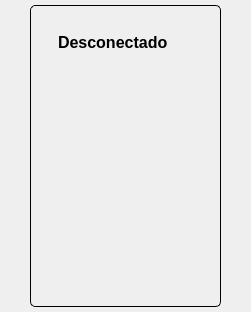
<?xml version="1.0" encoding="UTF-8"?>
<ui version="4.0">
 <class>Form</class>
 <widget class="QWidget" name="Form">
  <property name="geometry">
   <rect>
    <x>0</x>
    <y>0</y>
    <width>241</width>
    <height>312</height>
   </rect>
  </property>
  <property name="windowTitle">
   <string>Form</string>
  </property>
  <layout class="QHBoxLayout" name="horizontalLayout">
   <property name="leftMargin">
    <number>30</number>
   </property>
   <property name="topMargin">
    <number>5</number>
   </property>
   <property name="rightMargin">
    <number>30</number>
   </property>
   <property name="bottomMargin">
    <number>5</number>
   </property>
   <item>
    <widget class="QWidget" name="panel" native="true">
     <property name="styleSheet">
      <string notr="true">QWidget#panel{
border-radius: 5px; 
border: 1px solid black;}</string>
     </property>
     <layout class="QVBoxLayout" name="verticalLayout_2">
      <property name="leftMargin">
       <number>15</number>
      </property>
      <property name="topMargin">
       <number>10</number>
      </property>
      <property name="rightMargin">
       <number>15</number>
      </property>
      <property name="bottomMargin">
       <number>10</number>
      </property>
      <item>
       <layout class="QGridLayout" name="glMonitor">
        <item row="1" column="1">
         <widget class="QLabel" name="lbPaciente">
          <property name="maximumSize">
           <size>
            <width>120</width>
            <height>32</height>
           </size>
          </property>
          <property name="font">
           <font>
            <underline>true</underline>
           </font>
          </property>
          <property name="cursor">
           <cursorShape>PointingHandCursor</cursorShape>
          </property>
          <property name="styleSheet">
           <string notr="true">color: rgb(0, 0, 255);
text-decoration: underline;</string>
          </property>
          <property name="text">
           <string/>
          </property>
         </widget>
        </item>
        <item row="1" column="0">
         <widget class="QLabel" name="imgPaciente">
          <property name="maximumSize">
           <size>
            <width>32</width>
            <height>32</height>
           </size>
          </property>
          <property name="text">
           <string/>
          </property>
          <property name="pixmap">
           <pixmap>icones/img_paciente.png</pixmap>
          </property>
         </widget>
        </item>
        <item row="3" column="1">
         <widget class="QLabel" name="lbO2">
          <property name="maximumSize">
           <size>
            <width>120</width>
            <height>32</height>
           </size>
          </property>
          <property name="font">
           <font>
            <pointsize>12</pointsize>
            <weight>75</weight>
            <italic>false</italic>
            <bold>true</bold>
           </font>
          </property>
          <property name="text">
           <string/>
          </property>
         </widget>
        </item>
        <item row="4" column="2">
         <widget class="QLabel" name="alertTemperatura">
          <property name="maximumSize">
           <size>
            <width>32</width>
            <height>32</height>
           </size>
          </property>
          <property name="text">
           <string/>
          </property>
          <property name="pixmap">
           <pixmap>icones/img_alert.png</pixmap>
          </property>
         </widget>
        </item>
        <item row="2" column="2">
         <widget class="QLabel" name="alertPressao">
          <property name="minimumSize">
           <size>
            <width>32</width>
            <height>0</height>
           </size>
          </property>
          <property name="maximumSize">
           <size>
            <width>32</width>
            <height>32</height>
           </size>
          </property>
          <property name="text">
           <string/>
          </property>
          <property name="pixmap">
           <pixmap>icones/img_alert.png</pixmap>
          </property>
          <property name="alignment">
           <set>Qt::AlignRight|Qt::AlignTrailing|Qt::AlignVCenter</set>
          </property>
         </widget>
        </item>
        <item row="2" column="0">
         <widget class="QLabel" name="imgPressao">
          <property name="maximumSize">
           <size>
            <width>32</width>
            <height>32</height>
           </size>
          </property>
          <property name="text">
           <string/>
          </property>
          <property name="pixmap">
           <pixmap>icones/img_pressao1.png</pixmap>
          </property>
         </widget>
        </item>
        <item row="2" column="1">
         <widget class="QLabel" name="lbPressao">
          <property name="maximumSize">
           <size>
            <width>120</width>
            <height>32</height>
           </size>
          </property>
          <property name="font">
           <font>
            <pointsize>12</pointsize>
            <weight>75</weight>
            <italic>false</italic>
            <bold>true</bold>
           </font>
          </property>
          <property name="text">
           <string/>
          </property>
         </widget>
        </item>
        <item row="5" column="1">
         <widget class="QLabel" name="lbFC">
          <property name="maximumSize">
           <size>
            <width>120</width>
            <height>32</height>
           </size>
          </property>
          <property name="font">
           <font>
            <pointsize>12</pointsize>
            <weight>75</weight>
            <italic>false</italic>
            <bold>true</bold>
           </font>
          </property>
          <property name="text">
           <string/>
          </property>
          <property name="textFormat">
           <enum>Qt::RichText</enum>
          </property>
         </widget>
        </item>
        <item row="5" column="2">
         <widget class="QLabel" name="alertFC">
          <property name="maximumSize">
           <size>
            <width>32</width>
            <height>32</height>
           </size>
          </property>
          <property name="text">
           <string/>
          </property>
          <property name="pixmap">
           <pixmap>icones/img_alert.png</pixmap>
          </property>
         </widget>
        </item>
        <item row="6" column="0">
         <widget class="QLabel" name="imgECGStatus">
          <property name="maximumSize">
           <size>
            <width>32</width>
            <height>32</height>
           </size>
          </property>
          <property name="text">
           <string/>
          </property>
          <property name="pixmap">
           <pixmap>icones/ecg.png</pixmap>
          </property>
         </widget>
        </item>
        <item row="4" column="1">
         <widget class="QLabel" name="lbTemperatura">
          <property name="maximumSize">
           <size>
            <width>120</width>
            <height>32</height>
           </size>
          </property>
          <property name="font">
           <font>
            <pointsize>12</pointsize>
            <weight>75</weight>
            <italic>false</italic>
            <bold>true</bold>
           </font>
          </property>
          <property name="text">
           <string/>
          </property>
         </widget>
        </item>
        <item row="6" column="2">
         <widget class="QLabel" name="alertECGStatus">
          <property name="maximumSize">
           <size>
            <width>32</width>
            <height>32</height>
           </size>
          </property>
          <property name="text">
           <string/>
          </property>
          <property name="pixmap">
           <pixmap>icones/img_alert.png</pixmap>
          </property>
         </widget>
        </item>
        <item row="4" column="0">
         <widget class="QLabel" name="imgTemperatura">
          <property name="maximumSize">
           <size>
            <width>32</width>
            <height>32</height>
           </size>
          </property>
          <property name="text">
           <string/>
          </property>
          <property name="pixmap">
           <pixmap>icones/img_temperatura2.png</pixmap>
          </property>
         </widget>
        </item>
        <item row="5" column="0">
         <widget class="QLabel" name="imgFC">
          <property name="maximumSize">
           <size>
            <width>32</width>
            <height>32</height>
           </size>
          </property>
          <property name="text">
           <string/>
          </property>
          <property name="pixmap">
           <pixmap>icones/img_fc.png</pixmap>
          </property>
         </widget>
        </item>
        <item row="3" column="0">
         <widget class="QLabel" name="imgO2">
          <property name="maximumSize">
           <size>
            <width>32</width>
            <height>32</height>
           </size>
          </property>
          <property name="text">
           <string/>
          </property>
          <property name="pixmap">
           <pixmap>icones/img_spo.png</pixmap>
          </property>
         </widget>
        </item>
        <item row="0" column="0">
         <widget class="QLabel" name="imgMonitor">
          <property name="maximumSize">
           <size>
            <width>32</width>
            <height>32</height>
           </size>
          </property>
          <property name="text">
           <string/>
          </property>
          <property name="pixmap">
           <pixmap>icones/img_monitor1.png</pixmap>
          </property>
         </widget>
        </item>
        <item row="1" column="2">
         <spacer name="horizontalSpacer_3">
          <property name="orientation">
           <enum>Qt::Horizontal</enum>
          </property>
          <property name="sizeType">
           <enum>QSizePolicy::Expanding</enum>
          </property>
          <property name="sizeHint" stdset="0">
           <size>
            <width>37</width>
            <height>32</height>
           </size>
          </property>
         </spacer>
        </item>
        <item row="6" column="1">
         <widget class="QLabel" name="lbECGStatus">
          <property name="maximumSize">
           <size>
            <width>120</width>
            <height>32</height>
           </size>
          </property>
          <property name="font">
           <font>
            <pointsize>12</pointsize>
            <weight>75</weight>
            <italic>false</italic>
            <bold>true</bold>
           </font>
          </property>
          <property name="text">
           <string/>
          </property>
         </widget>
        </item>
        <item row="3" column="2">
         <widget class="QLabel" name="alertO2">
          <property name="maximumSize">
           <size>
            <width>32</width>
            <height>32</height>
           </size>
          </property>
          <property name="text">
           <string/>
          </property>
          <property name="pixmap">
           <pixmap>icones/img_alert.png</pixmap>
          </property>
         </widget>
        </item>
        <item row="0" column="1">
         <widget class="QLabel" name="lbMonitor">
          <property name="maximumSize">
           <size>
            <width>120</width>
            <height>16777215</height>
           </size>
          </property>
          <property name="font">
           <font>
            <pointsize>12</pointsize>
            <weight>75</weight>
            <italic>false</italic>
            <bold>true</bold>
           </font>
          </property>
          <property name="text">
           <string>Desconectado</string>
          </property>
         </widget>
        </item>
        <item row="2" column="3">
         <spacer name="horizontalSpacer">
          <property name="orientation">
           <enum>Qt::Horizontal</enum>
          </property>
          <property name="sizeHint" stdset="0">
           <size>
            <width>40</width>
            <height>20</height>
           </size>
          </property>
         </spacer>
        </item>
       </layout>
      </item>
     </layout>
    </widget>
   </item>
  </layout>
 </widget>
 <resources/>
 <connections/>
</ui>
